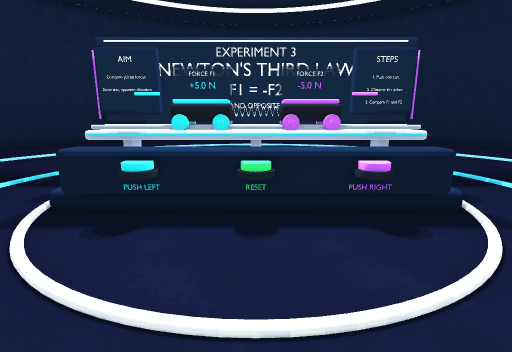
view 1 (above)

24 first-person views from a walk through a scene from a Unity 3-D project. The camera is 1.4 m above the floor, tilts 12° down and sees 85° across. The floor is counted in squares, 0.5 m on a side. Each view is taken from the middle of a square. On the plan, view 1 faces up. The plan holds only what a view shows up to about 19 squares ahead; the rest is blank. The place goes on beyond the plan. The player is left out. Surface patterns are stand-ins for the level's own textures.

view 2
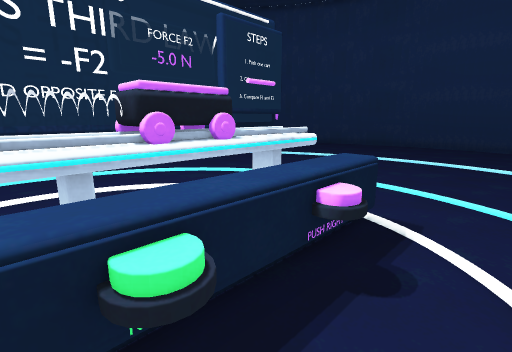

view 3
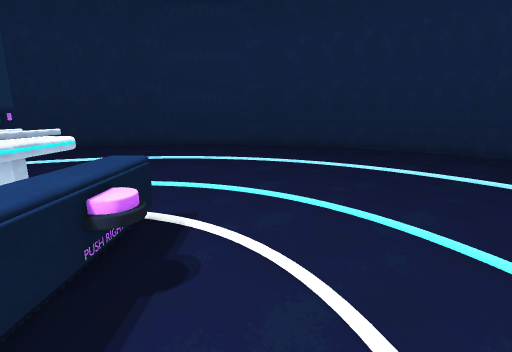

view 4
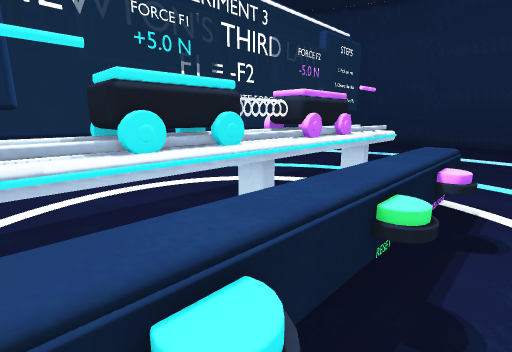

view 5
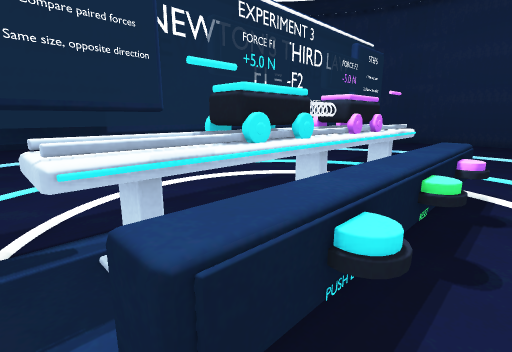

view 6
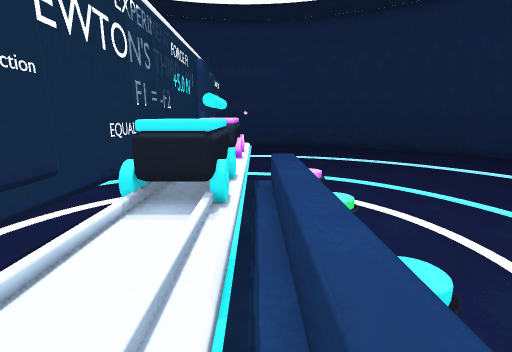

view 7
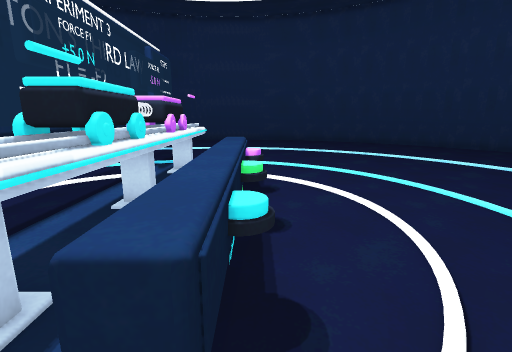

view 8
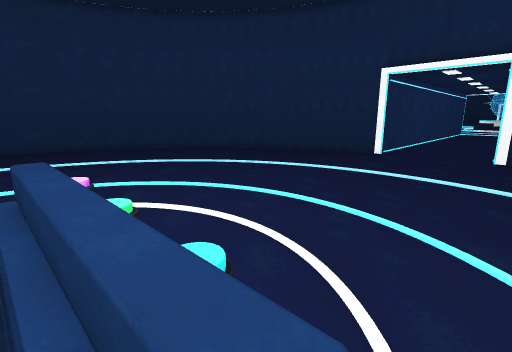

view 9
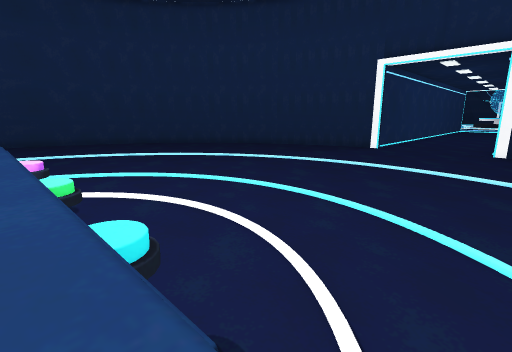

view 10
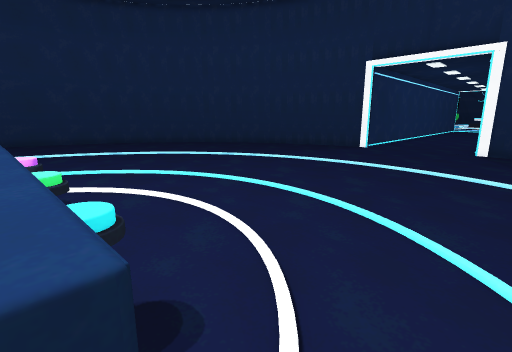

view 11
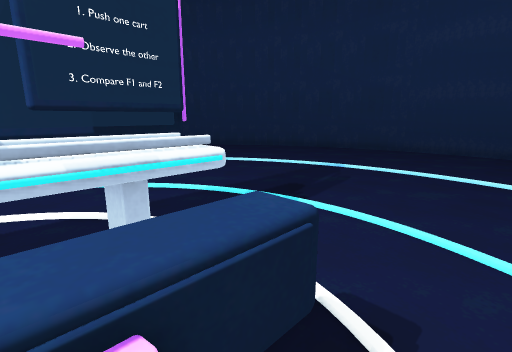

view 12
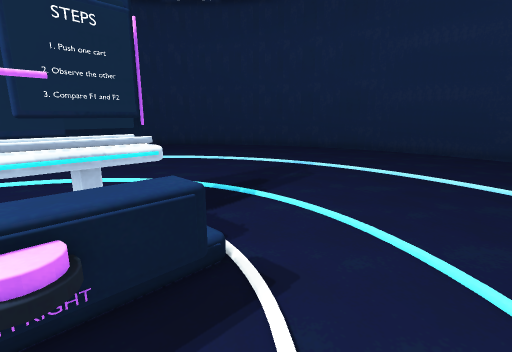

view 13
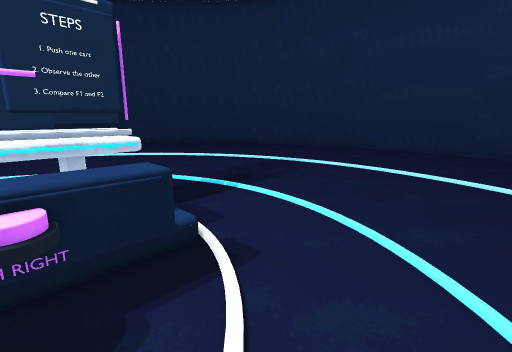

view 14
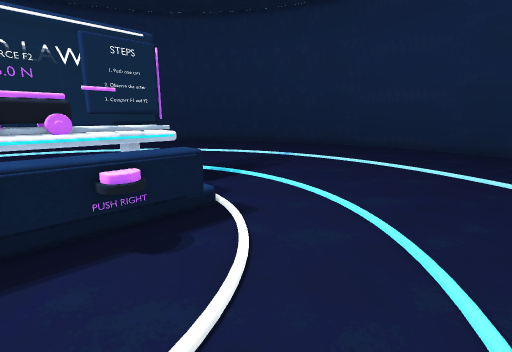

view 15
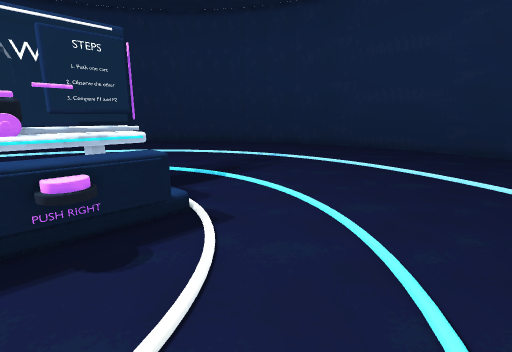

view 16
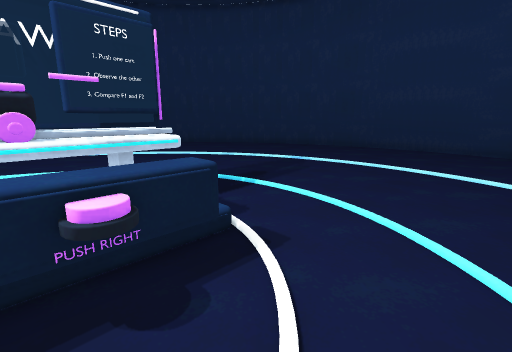

view 17
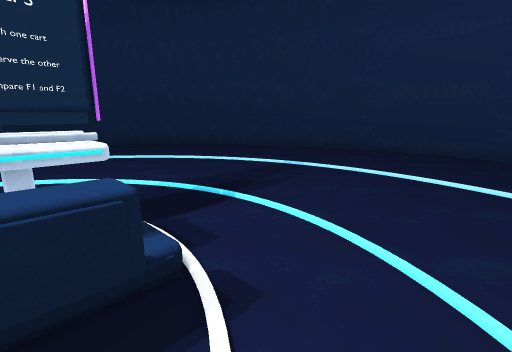

view 18
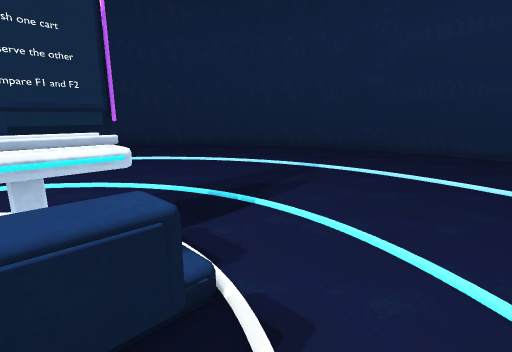

view 19
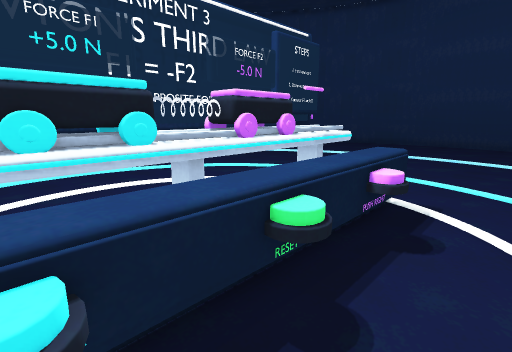

view 20
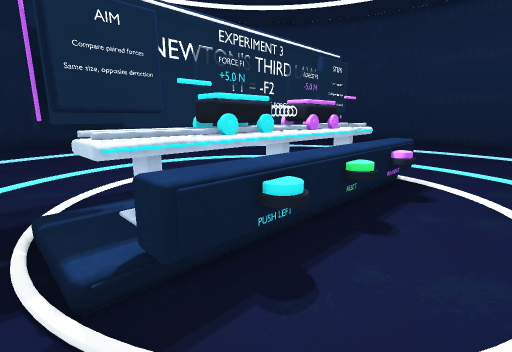

view 21
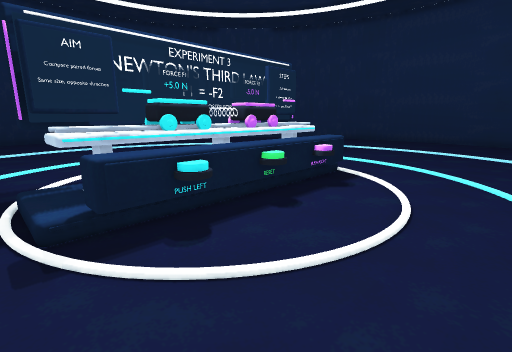

view 22
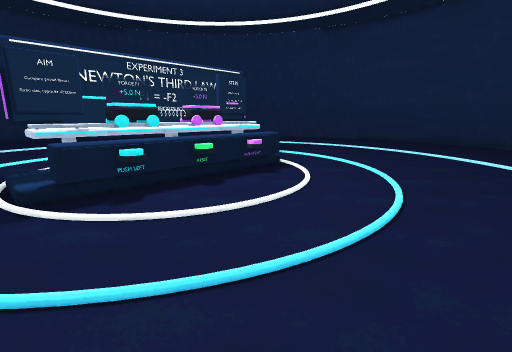

view 23
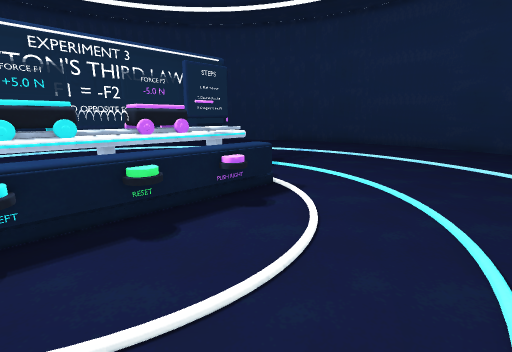

view 24
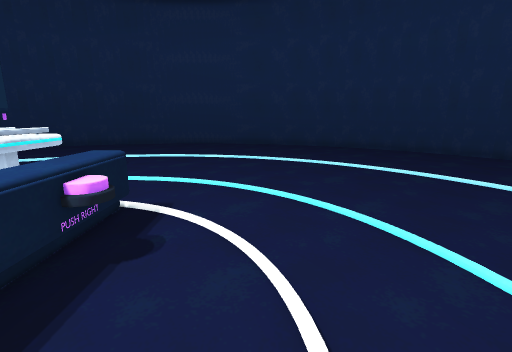

### Floor plan
Key: @ floor where view 1 was taken; # wall or solid block; . main floor; : floor 0.25 m higher than the main floor; / step, stairs or slope; = window, fence, low wall or low ledge; ^ raised ledge; T thing the floor can be seen under or through; O other object.
Columns run from 7 left of view 1 to 28 right of it. Each row starts with its distance up from view 1.
 20  ......................
 19  .......................
 18 ........................
 17 ..........................
 16 ...........................
 15 ......................... ..
 14 ......................... ...
 13 ..............................
 12 .T            .................
 11 .TTTTTTTTTTTTT..................
 10 .T^^^TT^##^^^T...................
  9 .:^^#^^^^^#^^O.................... #
  8 ./^^^^^^^^^^^......................#
  7 ..==^.=^=.^==......................#
  6 ...................................#
  5 ...................................#
  4 .................................. #
  3 ..................................#
  2 ..................................#
  1 ..............................
  0 .......@..................
 -1 ..........................
 -2 ..........................
 -3 ..........................
 -4 ..........................
 -5 ..........................
 -6 ..........................
 -7  ............   ..........
 -8  ..........     ..........
 -9  ..........      .........
-10  .........          ......
-11  ........            ....##
-12  .......              ..##
-13  ......                ##
-14  .....
-15  ....
-16  ...
-17   .
-18  ###

Where each view was taken, in squares from view 1:
view 1: 0 up, 0 right, facing up
view 2: 5 up, 1 left, facing up-right
view 3: 5 up, 1 left, facing right
view 4: 6 up, 4 left, facing up-right
view 5: 6 up, 6 left, facing up-right
view 6: 9 up, 6 left, facing right
view 7: 7 up, 7 left, facing right
view 8: 9 up, 6 left, facing down-right
view 9: 8 up, 6 left, facing down-right
view 10: 8 up, 7 left, facing down-right
view 11: 6 up, 3 right, facing up-right
view 12: 4 up, 3 right, facing up-right
view 13: 3 up, 3 right, facing up-right
view 14: 1 up, 1 right, facing up-right
view 15: 1 up, 2 right, facing up-right
view 16: 3 up, 2 right, facing up-right
view 17: 4 up, 4 right, facing up-right
view 18: 5 up, 4 right, facing up-right
view 19: 5 up, 3 left, facing up-right
view 20: 4 up, 7 left, facing up-right
view 21: 1 up, 7 left, facing up-right
view 22: 3 down, 7 left, facing up-right
view 23: 0 up, 3 left, facing up-right
view 24: 4 up, 2 left, facing right
